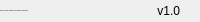
              <widget class="QFrame" name="bottomBar">
               <property name="minimumSize">
                <size>
                 <width>0</width>
                 <height>22</height>
                </size>
               </property>
               <property name="maximumSize">
                <size>
                 <width>16777215</width>
                 <height>22</height>
                </size>
               </property>
               <property name="frameShape">
                <enum>QFrame::NoFrame</enum>
               </property>
               <property name="frameShadow">
                <enum>QFrame::Raised</enum>
               </property>
               <layout class="QHBoxLayout" name="horizontalLayout_5">
                <property name="spacing">
                 <number>0</number>
                </property>
                <property name="leftMargin">
                 <number>0</number>
                </property>
                <property name="topMargin">
                 <number>0</number>
                </property>
                <property name="rightMargin">
                 <number>0</number>
                </property>
                <property name="bottomMargin">
                 <number>0</number>
                </property>
                <item>
                 <widget class="QLabel" name="creditsLabel">
                  <property name="maximumSize">
                   <size>
                    <width>16777215</width>
                    <height>16</height>
                   </size>
                  </property>
                  <property name="font">
                   <font>
                    <family>Segoe UI</family>
                    <pointsize>-1</pointsize>
                    <italic>false</italic>
                    <bold>false</bold>
                   </font>
                  </property>
                  <property name="text">
                   <string>By: Elvin Li, Shrimoy Satpathy, Vishnu Nambiar, Akshat Sharma</string>
                  </property>
                  <property name="alignment">
                   <set>Qt::AlignLeading|Qt::AlignLeft|Qt::AlignVCenter</set>
                  </property>
                 </widget>
                </item>
                <item>
                 <widget class="QLabel" name="version">
                  <property name="text">
                   <string>v1.0</string>
                  </property>
                  <property name="alignment">
                   <set>Qt::AlignRight|Qt::AlignTrailing|Qt::AlignVCenter</set>
                  </property>
                 </widget>
                </item>
                <item>
                 <widget class="QFrame" name="frame_size_grip">
                  <property name="minimumSize">
                   <size>
                    <width>20</width>
                    <height>0</height>
                   </size>
                  </property>
                  <property name="maximumSize">
                   <size>
                    <width>20</width>
                    <height>16777215</height>
                   </size>
                  </property>
                  <property name="frameShape">
                   <enum>QFrame::NoFrame</enum>
                  </property>
                  <property name="frameShadow">
                   <enum>QFrame::Raised</enum>
                  </property>
                 </widget>
                </item>
               </layout>
              </widget>
